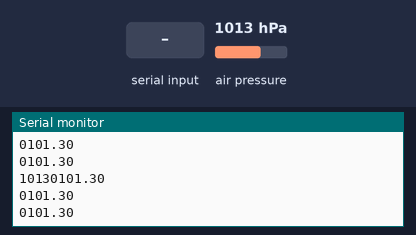
A sketch run on a simulated Arduino Nano 33 BLE. On the bench: the last lines printed to the serial monitor. The test bench sets the inputs (shaded band); at power-on: air pressure 1013 hPa.

Above: at 1.2 s.
1.3 s: "C" received over Serial
2.8 s: "c" received over Serial
4.3 s: air pressure set to 952 hPa
At 4.35 s:
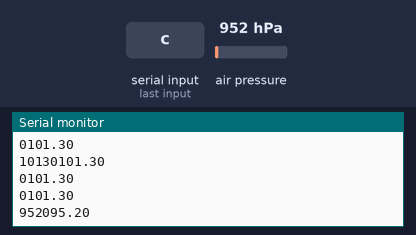
5.8 s: air pressure set to 975 hPa
At 5.81 s:
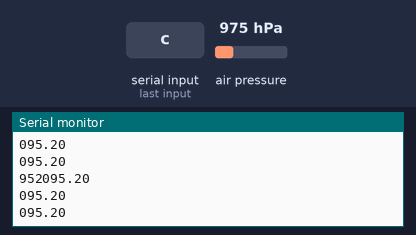
Timing chart, 0 to 8.3 s (numbered marks = the images above; inputs shaded):
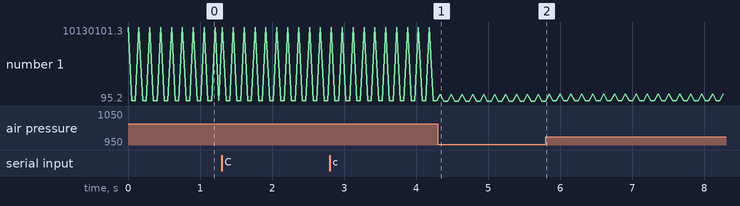

The sketch:

DataCompression2.ino
```cpp
#include <Arduino_LSM9DS1.h>
#include <Arduino_LPS22HB.h>
#define N_sample 3

int sample = 0;
int temps = 10000;
int freq = 20;
const int taille = 200;
int pressions[taille];
float pressionsRaw[taille];

int *ptr = pressions;
float *ptr2 = pressionsRaw;
//*ptr pointe vers le premier élément de pressions

void setup() {
  Serial.begin(115200);
  while (!Serial);

  if (!BARO.begin()) {
    Serial.println("Failed to initialize pressure sensor!");
    while (1);
  }
}

//envoyer C réinitialise la liste
void commandec(char receivedChar){
  if (receivedChar == 'C' || receivedChar == 'c'){
    for (int i = 0; i < taille; i++) {
    pressions[i] = 0;
    pressionsRaw[i] = 0;
    }
  Serial.println("Réinitiallisé");
    ptr = pressions;
    ptr2 = pressionsRaw;
  sample = 0;
  }
}


int sizeReduction(){
  int uncompressedData = 6;
  int deltaEncoding_Data = 2;
  int kefFrame_Data = 5;

  int uncompressedDatas = 6 * taille;
  int compressedDatas = 2 * (taille - 67) + 5 * 67;

  int sizeDifference = uncompressedDatas - compressedDatas;
  return(sizeDifference);
}

void loop() {
  if (Serial.available()){
    char receivedChar = Serial.read();
    Serial.println(receivedChar);
    commandec(receivedChar);
    //la fonction de réinitialisation est appelée avec le caractère rentré
  }
    //si l'adresse de l'élément parcouru soustrait à celle de premier élément est plus petite que la taille :
  if((ptr - pressions) < taille)
  {


    float pression = BARO.readPressure();
    //on récupère la valeur actuelle

    *ptr = pression*100;
    *ptr2= pression;
    //la valeur pointée par ptr devient la valeur actuelle

    //sample représente la distance du keyframe.
    //si sample est non nul (on est après le keyframe) et sample n'excède pas le nombre de valeurs à encoder(N_sample)
    if(sample != 0 && sample < N_sample)
    {
      //tant que i est plus petit que sample,on l'incrcémente et on soustrait la valeur actuelle de la pression aux valeurs précédentes jusqu'à la keyframe
      for (int i = 1; i <= sample; i++)
      {
        *ptr -= *(ptr-i);
      }
      //à la fin de la boucle, on rajoute 1 au sample pour exprimer qu'on vient de rajouter une valeur encodée
      sample++;
    }
    //si initialement sample était nul (cas lors du lancement) ou valait le nombre de valeurs à encoder (N_sample), on le remets à 1, et dans ces cas là la valeur pointée par ptr reste "pression"
    else
    {
      sample = 1;
    }


  // print the sensor value
  Serial.print(*ptr);
  Serial.println(BARO.readPressure());

  // print an empty line
  Serial.println();

// ptr prend l'adresse suivante dans le tableau
 ptr++;
 ptr2++;

  // wait 1 second to print again
  delay(50);

  }


  else {
  Serial.print("{");  // Début de l'objet JSON
  Serial.print("\"PressionsCompresses\":[");

  // Affichage de la liste des pressions compressées
  for (int i = 0; i < taille; i++) {
    Serial.print(pressions[i]);
    if (i < taille - 1) {
      Serial.print(",");
    }
  }
  Serial.print("],");

  Serial.print("\"PressionsBrutes\":[");

  // Affichage de la liste des pressions brutes
  for (int i = 0; i < taille; i++) {
    Serial.print(pressionsRaw[i]);
    if (i < taille - 1) {
      Serial.print(",");
    }
  }
  Serial.print("],");

  int sizeDiff = sizeReduction();

  Serial.print("\"sizeDifference\":[");
  Serial.print(sizeDiff);
  Serial.print("]}");

// Fin de l'objet JSON


  delay(10000);}  // Pause avant la prochaine série de données
}
```

Measured:
- after the input at 4.3 s, the serial monitor: prints a new line at once (image 1)
- plotted number 1: 101.3 → 95.2 after the input at 4.3 s, 95.2 → 975097.5 after the input at 5.8 s
